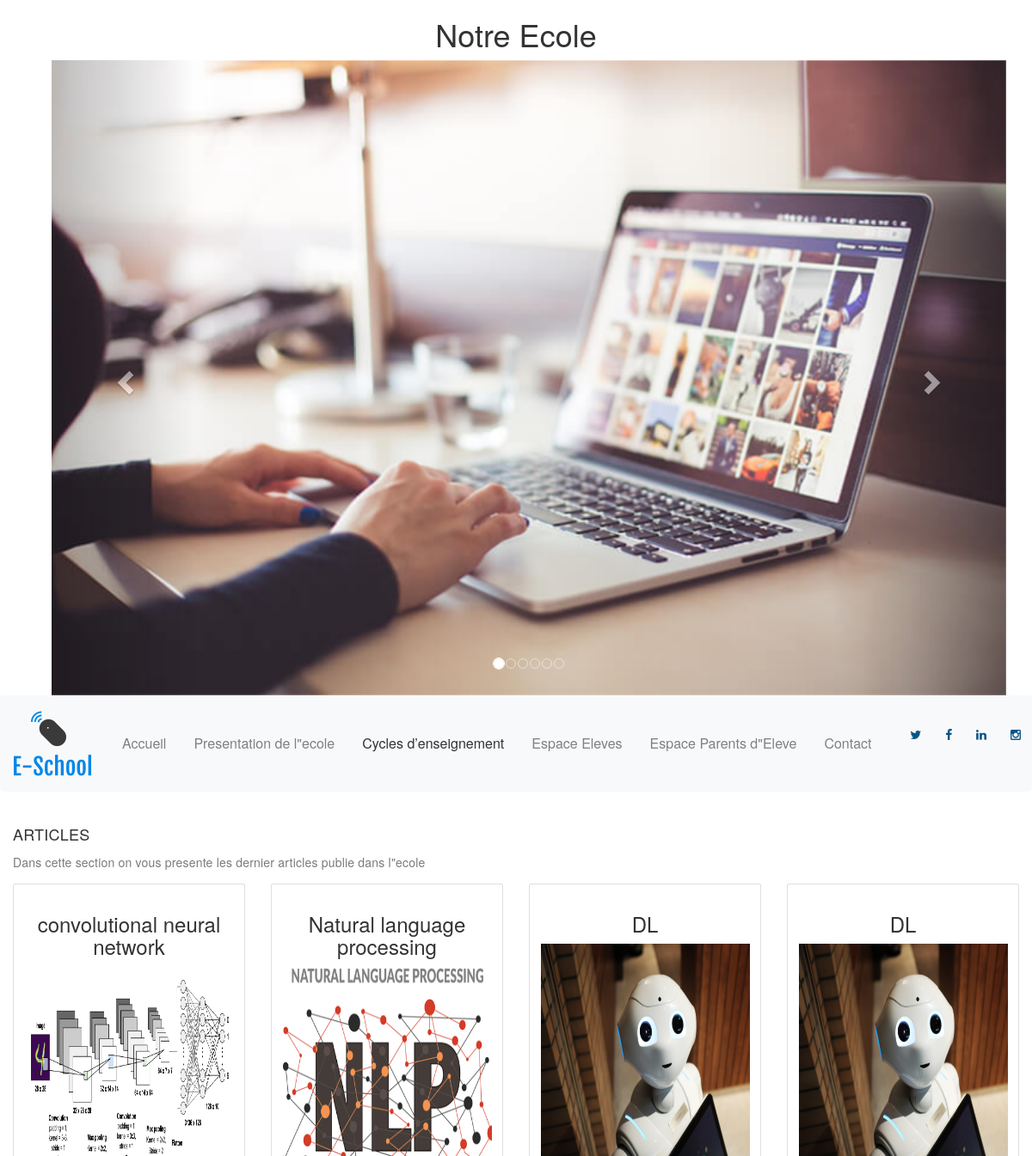
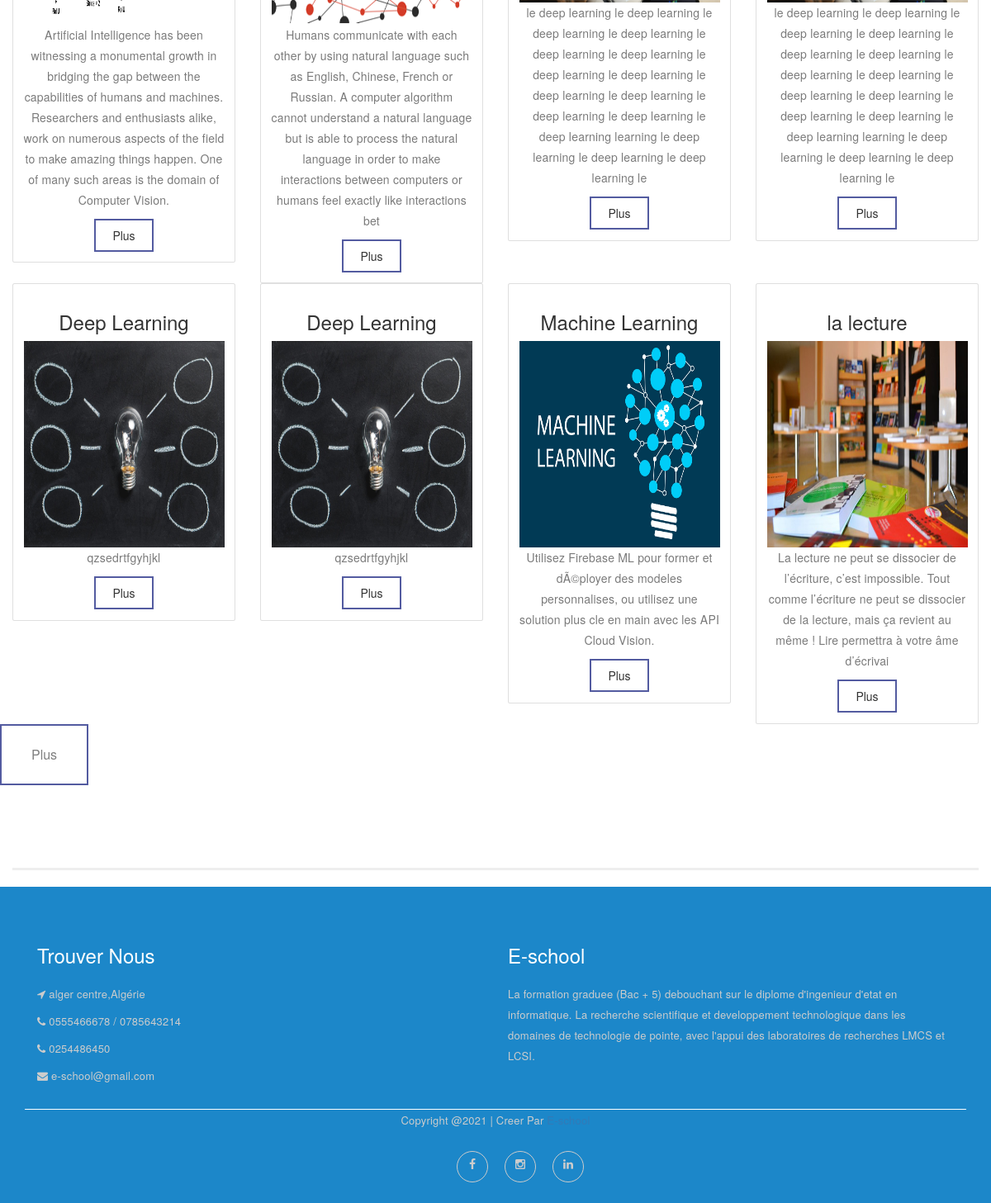
Screenshot of /AccuielEcole/accueil.php with the database file from the repository (2 pictures, top to bottom).
### tables this page shows
CREATE TABLE IF NOT EXISTS `diaporama` (
  `id` bigint(20) NOT NULL AUTO_INCREMENT,
  `imgUrl` text NOT NULL,
  PRIMARY KEY (`id`)
);

CREATE TABLE IF NOT EXISTS `articles` (
  `idArticle` int(11) NOT NULL AUTO_INCREMENT,
  `titre` varchar(100) DEFAULT NULL,
  `descrption` text,
  `imageUrl` varchar(255) DEFAULT NULL,
  `concerner` varchar(255) DEFAULT NULL,
  PRIMARY KEY (`idArticle`)
);

CREATE TABLE IF NOT EXISTS `pagecontact` (
  `id` int(11) NOT NULL AUTO_INCREMENT,
  `facebook` varchar(100) NOT NULL,
  `insta` varchar(100) NOT NULL,
  `linkedin` varchar(100) NOT NULL,
  `website` varchar(100) NOT NULL,
  `address` varchar(255) NOT NULL,
  `numTel1` varchar(25) NOT NULL,
  `numTel2` varchar(25) NOT NULL,
  `fax` varchar(25) NOT NULL,
  `email` varchar(50) NOT NULL,
  `descpt` text NOT NULL,
  PRIMARY KEY (`id`) USING BTREE
);

### Model/dbConfig.php (called while the page is built, shortened)
<?php
$db='e-school';
 $host='127.0.0.1';

### Model/diaporama.php (called while the page is built, shortened)
<?php
require_once (__DIR__."/model.php");
class diaporama{
    public static function getDiaporama(){
        $requete = "SELECT * FROM diaporama ORDER BY id ASC ";
        $result=model::request($requete);
        return $result;
    }
}
?>

### Model/model.php (called while the page is built, shortened)
<?php
class model{
    private static $conn;
    private static $isConnected = false;
    public static function connexion(){
        require_once __DIR__.'/dbConfig.php' ;
        if(!model::$isConnected){
        try{
            self::$conn = new PDO('mysql:host=localhost;dbname=e-school','root','');
            self::$isConnected = true;
        }
        catch(PDOException $e) {
            echo "Error: " . $e->getMessage();
            exit();
          }
        }
    }
    public static function request($req){
        $stmt=self::$conn->prepare($req);
        $stmt->execute(array());
        return self::fetchAll($stmt);
    }
    public static function fetchAll($resultatRequete){
        if($resultatRequete){
            return $resultatRequete->fetchAll();
        }else{
            return false;
        }
    }
    public static function getField($requeste){
        $stmt=self::$conn->prepare($requeste);
        $stmt -> execute();
        $field = $stmt -> fetch(PDO::FETCH_ASSOC);
        return $field;
    }
}
?>

### Controler/diaporamaCtrl.php (called while the page is built, shortened)
<?php
require_once "../Model/diaporama.php";
class diaporamaCtrl{
    public function getDiaporama(){
        $result= diaporama::getDiaporama();
         return $result;
    }
}
?>

### Model/article.php (called while the page is built, shortened)
<?php
require_once (__DIR__."/model.php");
class article{
    public static function getArticleById($id){
        $requeste="SELECT * FROM articles WHERE idArticle='$id'";
        return model::request($requeste);
    }
    public static function getIdLastArticle(){
        $requeste="SELECT MAX(idArticle) AS max_id  FROM articles";
        return  model::getField($requeste);
    }
}
?>

### Controler/ArtcileCtrl.php (called while the page is built, shortened)
<?php
require_once "../Model/article.php";
class ArticleCtrl{
    public function getArticleById($id){
        return article::getArticleById($id);
    }
    public static function getIdLastArticle(){
        return article::getIdLastArticle();
    }
}
?>

### Model/contact.php (called while the page is built, shortened)
<?php
require_once (__DIR__."/model.php");
class contact{
    public static function getInfoPage(){
        $requete="SELECT * FROM pagecontact";
        return model::getField($requete);
    }
}
?>

### Controler/pageContactCtrl.php (called while the page is built, shortened)
<?php
require_once "../Model/contact.php";
class pageContactCtrl{
    public function getInfoPage(){
        return contact::getInfoPage();
    }
}
?>

### Vue/components/AccuielEcoleElements.php (the view, shortened to what this page needs)
<?php
require_once "../Controler/diaporamaCtrl.php";
require_once "../Controler/ArtcileCtrl.php";
require_once "../Controler/pageContactCtrl.php";
class AccuielEcoleElements{
    private $controller;
    public function __construct(){
        $this->controller = new diaporamaCtrl();
    }
    public function getSlides(){
        return $this->controller->getDiaporama();
    }
    public function getMenu(){
        echo '
        <nav class="navbar navbar-expand-md navbar-light bg-light">
            <a href="#" >
                <img src="../school/logo/logoBleu.png"  width="70%" height="100px" alt="ESchool">
            </a>
            <button class="navbar-toggler" type="button" data-toggle="collapse" data-target="#navbarNavDropdown" aria-controls="navbarNavDropdown" aria-expanded="false" aria-label="Toggle navigation">
        <span class="navbar-toggler-icon"></span>
      </button>
      <div class="collapse navbar-collapse" id="navbarNavDropdown">
        <ul class="navbar-nav">
          <li class="nav-item active">
          <a class="dropbtn" href="C:\wamp64\www\projet_web\AccuielEcole/accueil.php">Accueil
           <span class="sr-only">(current)</span></a>
          </li>
          <li class="nav-item ">
          <a class="dropbtn" href="../pages/presentationpage.php">Presentation de l"ecole</a>
          </li>
          <li class="nav-item dropdown">
            <a class="dropbtn">Cycles d’enseignement </a>
                <div class="dropdown-content">
                <a href="../pagesCycles/pageCyclePrimaire.php" role="button">Primaire</a>
                <a href="../pagesCycles/pageCycleMoyen.php" role="button">Moyen</a>
                <a href="../pagesCycles/pageCycleSecondaire.php" role="button">Secondaire</a>
                </div>
          </li>
          <li class="nav-item">
          <a class="dropbtn" href="../EspaceEleve">Espace Eleves</a>
          </li>
          <li class="nav-item">
          <a class="dropbtn" href="../EspaceParent">Espace Parents d"Eleve</a>
          </li>
          <li class="nav-item">
          <a class="dropbtn" href="../pages/contactPage.php">Contact</a>
          </div>
        </ul>
        <ul class="navbar-right">
        <div id="topbar">
                      <div class="container ">
                        <div class="social-links">
                          <a href="#" class="twitter"><i class="fa fa-twitter"></i></a>
                          <a href="#" class="facebook"><i class="fa fa-facebook"></i></a>
                          <a href="#" class="linkedin"><i class="fa fa-linkedin"></i></a>
                          <a href="#" class="instagram"><i class="fa fa-instagram"></i></a>
                        </div>
                      </div>
                  </div>
    </ul>
      </div>
        </nav>';
    }
    public function getDebutArticle(){
        echo '
        <div class="grey-bg container-fluid">
    <section id="minimal-statistics">
      <div class="row">
        <div class="col-12 mt-3 mb-1">
          <h4 class="text-uppercase">Articles</h4>
          <p>Dans cette section on vous presente les dernier articles publie dans l"ecole </p>
        </div>
      </div>';
      }
     public  function getArticle(){
        $id=ArticleCtrl::getIdLastArticle();
        $ctrl=new ArticleCtrl();
        $cpt=$id['max_id'];
        $i=0;
        echo '   <div class="row">';
        while($i<4){
                        $article= $ctrl->getArticleById(($cpt-$i));
            $i++;
        echo'
        <div class="col-xl-3 col-sm-6 col-12">
          <div class="card">
            <div class="card-content">
              <div class="card-body">
                <div class="media d-flex">
                  <div class="media-body text-center">
                    <h3>'.$article[0]['titre'].'</h3>
                    ';
                    echo " <img src=" . $article[0]['imageUrl']  . " width='50px' height='250px' >";
                    echo '
                    <p>'.substr($article[0]['descrption'],0,300).'</p><div class="btn-block">
                    <button type="submit" name="Ajouter">Plus</button>
                    </div>
                  </div>
                </div>
              </div>
            </div>
          </div></div>';
        }
        $cpt=$cpt-$i;
        $i=0;
        while($i<4){
                        $article= $ctrl->getArticleById(($cpt-$i));
            if(count($article)){
            echo'
            <div class="col-xl-3 col-sm-6 col-12">
            <div class="card">
            <div class="card-content">
            <div class="card-body">
                <div class="media d-flex">
                <div class="media-body text-center">
                    <h3>'.$article[0]['titre'].'</h3>
                    ';
                    echo " <img src=" . $article[0]['imageUrl']  . " width='50px' height='250px' >";
                    echo '
                    <p>'.substr($article[0]['descrption'],0,200).'</p><div class="btn-block">
                    <button type="submit" name="Ajouter">Plus</button>
                    </div>
                </div>
                </div>
            </div>
            </div>
            </div></div>';
            $i++;
          }else{
            $cpt--;
          }
        }
         echo '
         <div class="text-center">   <button><a  class="dropbtn" href="../pages/ActicleOld.php">Plus</a></button></div>
    </section>
    </div>
    '  ;
      }
      public function getContact(){
        $pageCtrl=new pageContactCtrl();
        $info=$pageCtrl->getInfoPage();
        if(count($info)>0){
            echo '
            <br/>
            <footer class="footer">
            <div class="container bottom_border">
            <div class="row">
            <div class=" col-sm-4 col-md col-sm-4  col-12 col">
            <h3 class="headin5_amrc col_white_amrc pt2">Trouver Nous</h3>
            <p><i class="fa fa-location-arrow"></i>   '.$info['address'].'</p>
            <p><i class="fa fa-phone"></i>    '.$info['numTel1'].' / '.$info['numTel2'].'  </p>
            <p><i class="fa fa-phone"></i>    '.$info['fax'].'  </p>
            <p><i class="fa fa fa-envelope"></i>   '.$info['email'].'  </p>
            </div>
            <div class=" col-sm-4 col-md  col-6 col">
            <h3 class="headin5_amrc col_white_amrc pt2">E-school</h3>
                                    <p>'.$info['descpt'].'</p>
            </div>
            </div>
            </div>
            <div class="container">
            <p class="text-center">Copyright @2021 | Creer Par <a href="'.$info['website'].'">E-school</a></p>
            <ul class="social_footer_ul">
            <li><a href="'.$info['facebook'].'"><i class="fa fa-facebook-f"></i></a></li>
            <li><a href="'.$info['insta'].'"><i class="fa fa-instagram"></i></a></li>
            <li><a href="'.$info['linkedin'].'"><i class="fa fa-linkedin"></i></a></li>
            </ul>
            </div>
            </footer>';
        }
    }
}
?>

### AccuielEcole/accueil.php (shortened to what this page needs)
<html>
    <head>
    <link href="../vendor/bootstrap/css/bootstrap.min.css" rel="stylesheet">
    <link rel="stylesheet" href="../assets/css/fontawesome.css">
    <link rel="stylesheet" href="../assets/css/admin-style.css">
    <link rel="stylesheet" href="https://maxcdn.bootstrapcdn.com/bootstrap/3.4.1/css/bootstrap.min.css">
    <link rel="stylesheet" href="../assets/css/fontawesome.css">
    <link rel="stylesheet" type="text/css" href="https://pixinvent.com/stack-responsive-bootstrap-4-admin-template/app-assets/css/bootstrap-extended.min.css">
    </head>
    <body>
<div class="container">
<?php
      require_once ("../Vue/components/AccuielEcoleElements.php");
      $vue=new AccuielEcoleElements();
      $result=$vue->getSlides();
      ?>
      <h1 class="text-center">Notre Ecole </h1>
      <div class="container">
            <div id="myCarousel" class="carousel slide" data-ride="carousel">
                    <ol class="carousel-indicators">
                        <?php
                        $i=0;
                        foreach($result as $row){
                            $actives='';
                            if($i == 0){
                                $actives='active';
                            }
                        ?>
                        <li data-target="#myCarousel" data-slide-to="<?= $i ;?>" class="<?= $actives ; ?>"></li>
                        <?php $i++;}?>
                    </ol>
                    <div class="carousel-inner">
                        <?php
                        $i=0;
                        foreach($result as $row){
                            $actives='';
                            if($i == 0){
                                $actives='active';
                            }
                        ?>
                        <div class="item <?= $actives; ?>">
                        <img src="<?= $row['imgUrl'] ?>" width="70%" height="20%" >
                        </div>
                        <?php $i++;}?>
                    </div>
                    <a class="left carousel-control" href="#myCarousel" data-slide="prev">
                        <span class="glyphicon glyphicon-chevron-left"></span>
                    </a>
                    <a class="right carousel-control" href="#myCarousel" data-slide="next">
                        <span class="glyphicon glyphicon-chevron-right"></span>
                    </a>
            </div>
        </div>
</div>
    <?php
     $vue->getMenu();
    $vue->getDebutArticle();
     $vue->getArticle();
     $vue->getContact();
    ?>
    </body>
</html>

### assets/css/admin-style.css (style rules this page uses)
body { font-family: 'Roboto Slab', sans-serif; }
p { font-size: 14px; line-height: 25px; color: #7a7a7a; letter-spacing: 0.2px; }
h4 { font-size: 19px; font-weight: 700; color: #31323a; letter-spacing: 0.25px; }
img { width: 100%; overflow: hidden; }
.primary-button a, button { font-size: 14px; font-weight: 700; text-transform: uppercase; background-color: transparent; display: inline-block; padding: 8px 20px; color: #535ba0; border: 2px solid #535ba0; transition: all 0.5s; }
section { border-bottom: 3px solid #eee; padding-bottom: 100px; }
#topbar { padding: 0 0 10px 0; transition: all 0.5s; }
#topbar .social-links { text-align: right; }
.navbar-right { position: absolute; right: 0px; }
li a, .dropbtn { display: inline-block; color: white; text-align: center; padding: 14px 16px; text-decoration: none; }
.dropbtn { color: gray; padding: 16px; font-size: 16px; border: none; cursor: pointer; }
.dropdown { position: relative; display: inline-block; }
#topbar .social-links a { color: #095484; padding: 4px 12px; display: inline-block; line-height: 2px; }
#topbar .social-links a:first-child { border-left: 0; }
.fa-envelope { transform: rotate(-20deg); }
.col_white_amrc { color:#FFF; }
footer { width:100%; background-color:#1c87c9; min-height:250px; padding:10px 0px 25px 0px ; }
.pt2 { padding-top:40px ; margin-bottom:20px ; }
footer p { font-size:13px; color:#CCC; padding-bottom:0px; margin-bottom:8px; }
.bottom_border { border-bottom:1px solid #fff; padding-bottom:20px; }
.social_footer_ul { display:table; margin:15px auto 0 auto; list-style-type:none; }
.social_footer_ul li { padding-left:20px; padding-top:10px; float:left; }
.social_footer_ul li a { color:#CCC; border:1px solid #CCC; padding:8px;border-radius:50%; }
.social_footer_ul li i { width:20px; height:20px; text-align:center; }

### rows the page displays
diaporama: imgUrl (picture)
articles: titre "convolutional neural network", imageUrl (picture), descrption "Artificial Intelligence has been witnessing a monumental growth in bridging the gap between the capabilities of humans and machines. Researchers and enthusiasts alike, work on numerous aspects of the field to make amazing things happen. One of many such areas is the domain of Computer Vision."
articles: titre "Natural language processing", imageUrl (picture), descrption "Humans communicate with each other by using natural language such as English, Chinese, French or Russian. A computer algorithm cannot understand a natural language but is able to process the natural language in order to make interactions between computers or humans feel exactly like interactions bet"
articles: titre "DL", imageUrl (picture), descrption "le deep learning le deep learning le deep learning le deep learning le deep learning le deep learning le deep learning le deep learning le deep learning le deep learning le deep learning le deep learning le deep learning learning le deep learning le deep learning le deep learning le"
articles: titre "DL", imageUrl (picture), descrption "le deep learning le deep learning le deep learning le deep learning le deep learning le deep learning le deep learning le deep learning le deep learning le deep learning le deep learning le deep learning le deep learning learning le deep learning le deep learning le deep learning le"
articles: titre "Deep Learning", imageUrl (picture), descrption "qzsedrtfgyhjkl"
articles: titre "Deep Learning", imageUrl (picture), descrption "qzsedrtfgyhjkl"
articles: titre "Machine Learning", imageUrl (picture), descrption "Utilisez Firebase ML pour former et dÃ©ployer des modeles personnalises, ou utilisez une solution plus cle en main avec les API Cloud Vision."
articles: titre "la lecture", imageUrl (picture), descrption "La lecture ne peut se dissocier de l’écriture, c’est impossible. Tout comme l’écriture ne peut se dissocier de la lecture, mais ça revient au même ! Lire permettra à votre âme d’écrivai"
pagecontact: address "alger centre,Algérie", numTel1 "0555466678", numTel2 "0785643214", fax "0254486450", email "e-school@gmail.com", descpt "La formation graduee (Bac + 5) debouchant sur le diplome d'ingenieur d'etat en informatique. La recherche scientifique et developpement technologique dans les domaines de technologie de pointe, avec l'appui des laboratoires de recherches LMCS et LCSI."
